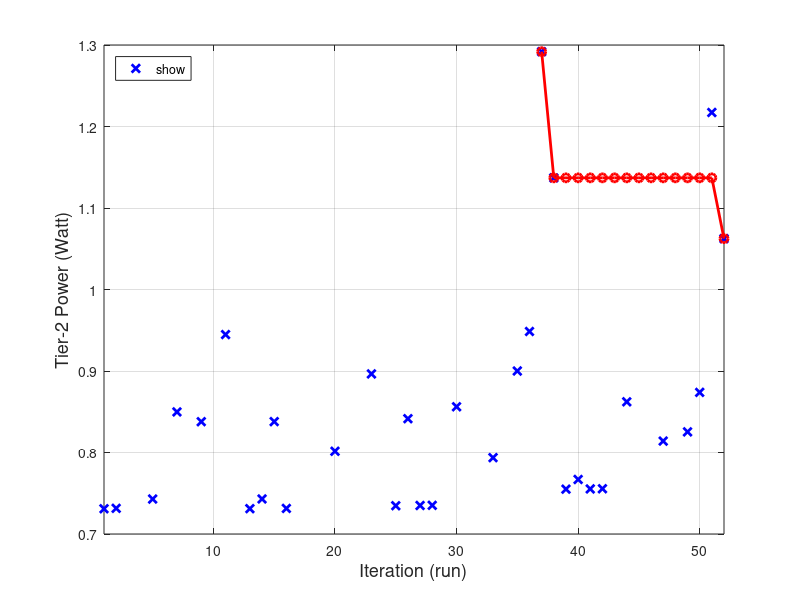

Here is the MATLAB script that generated this plot:
objGo = [0.7310,0.7315,inf,inf,0.7429,inf,0.8498,inf,0.8378,inf,0.9447,inf, ...
         0.7311,0.7430,0.8379,0.7314,inf,inf,inf,0.8015,inf,inf,0.8964,inf, ...
         0.7347,0.8415,0.7350,0.7352,inf,0.8561,inf,inf,0.7937,inf,0.9,0.9485,1.2918,1.1370, ...
         0.7550,0.7669,0.7553,0.7555,inf,0.8622,inf,inf,0.8140,inf,0.8253,0.8738,1.2172,1.0624];
     
objUpdate = [inf,inf,inf,inf,inf,inf,inf,inf,inf,inf,inf,inf, ...
             inf,inf,inf,inf,inf,inf,inf,inf,inf,inf,inf,inf, ...
             inf,inf,inf,inf,inf,inf,inf,inf,inf,inf,inf,inf,1.2918,1.1370, ...
             1.1370,1.1370,1.1370,1.1370,1.1370,1.1370,1.1370,1.1370,1.1370,1.1370,1.1370,1.1370,1.1370,1.0624];
iter = [1:52];

str_objGo = sprintf('Lower bound');
plot(iter,objGo,'x','LineWidth',2,'Color','b','DisplayName',str_objGo); hold on;
str_objUpdate = sprintf('Upper bound');
plot(iter,objUpdate,'-o','LineWidth',2,'Color','r','DisplayName',str_objUpdate); hold on;

axis([-inf,inf,0.7,1.3]);
xlabel('Iteration (run)','FontSize',13);
ylabel('Tier-2 Power (Watt)','FontSize',13);
legend('show','location','NorthWest');
grid on;